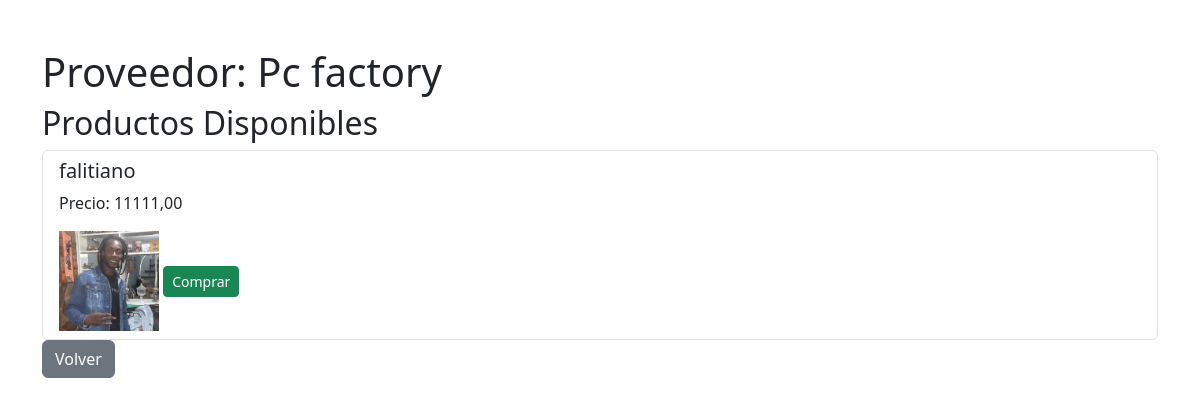
The page /proveedor/8/comprar_productos/ on the database as committed earlier.
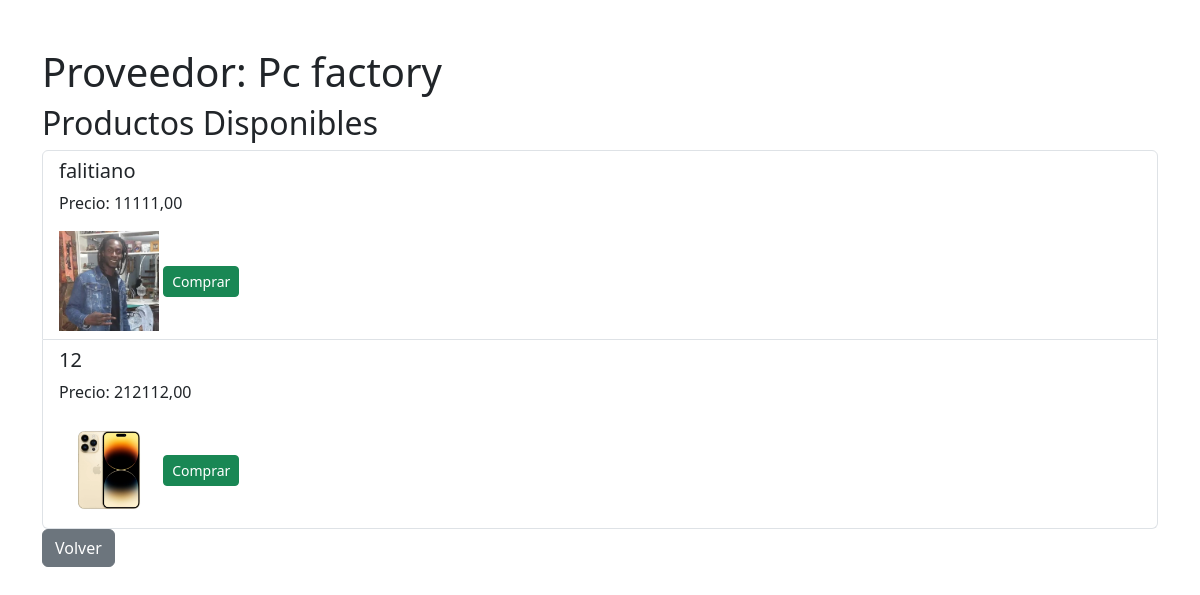
The same page on the database as committed later.
### menu/models.py (models this page shows, shortened)
class ProductosProveedor(models.Model):
    proveedor = models.ForeignKey(Proveedor, on_delete=models.CASCADE, related_name='productos')
    nombre_producto = models.CharField(max_length=100, verbose_name='Nombre del Producto')
    foto_producto = models.ImageField(upload_to='productos_proveedor/', verbose_name='Foto del Producto')
    precio_costo = models.DecimalField(max_digits=10, decimal_places=2, verbose_name='Precio de Costo')

### menu/views.py (the view)
# urls.py: path('proveedor/<int:proveedor_id>/comprar_productos/', views.comprar_productos_proveedor, name='comprar_productos_proveedor'),
def comprar_productos_proveedor(request, proveedor_id):
    proveedor = get_object_or_404(Proveedor, id_proveedor=proveedor_id)
    productos = ProductosProveedor.objects.filter(proveedor=proveedor)
    return render(request, 'comprar_productos_proveedor.html', {'proveedor': proveedor, 'productos': productos})

### menu/context_processors.py (called while the page is built)
def carrito_items_count(request):
    if request.user.is_authenticated:
        try:
            carrito = Carrito.objects.get(usuario=request.user)
            count = CarritoItem.objects.filter(carrito=carrito).count()
        except Carrito.DoesNotExist:
            count = 0
    else:
        count = 0
    return {
        'carrito_items_count': count
    }

### menu/templates/comprar_productos_proveedor.html (shortened to what this page needs)
<!DOCTYPE html>
<html lang="es">
<head>
    <link href="https://cdn.jsdelivr.net/npm/bootstrap@5.3.0/dist/css/bootstrap.min.css" rel="stylesheet">
</head>
<body>
    <div class="container mt-5">
        <h1>Proveedor: {{ proveedor.nombre_empresa }}</h1>
        <h2>Productos Disponibles</h2>
        <ul class="list-group">
            {% for producto in productos %}
            <li class="list-group-item">
                <h5>{{ producto.nombre_producto }}</h5>
                <p>Precio: {{ producto.precio_costo }}</p>
                <img src="{{ producto.foto_producto.url }}" alt="{{ producto.nombre_producto }}" width="100">
                <a href="{% url 'comprar_producto' producto.id %}" class="btn btn-success btn-sm">Comprar</a>
            </li>
            {% endfor %}
        </ul>
        <a href="javascript:history.back()" class="btn btn-secondary mb-3">Volver</a>
    </div>
</body>
</html>

Rows that differ between the two databases and show on the page:
added ProductosProveedor: nombre_producto "12", precio_costo "212112,00", foto_producto (picture)
